Frame 1 (no input): blank canvas, image omitted
Frame 60 (no input): blank canvas, image omitted
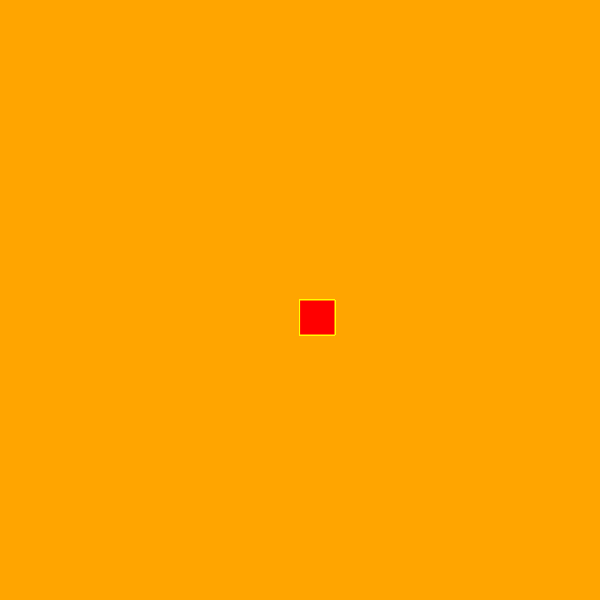
Frame 120 (the mouse pressed at the canvas centre since frame 60)

The p5.js sketch whose frames 1 and 60 were blank and that drew this single picture after the mouse press (run headless with seeded random() and noise() and a simulated clock; from frame 60 on, the mouse is pressed at the canvas centre):

// p5.js sketch
// ── sketch.js
function setup() {
  createCanvas(600, 600);
    background("orange");

}

function draw() {
  
  fill("red");
  stroke("yellow");
  
  if(mouseIsPressed){
  rect (mouseX,mouseY,35,35) 
}

 
}
